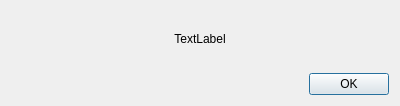
<?xml version="1.0" encoding="UTF-8"?>
<ui version="4.0">
 <class>Dialog</class>
 <widget class="QDialog" name="Dialog">
  <property name="geometry">
   <rect>
    <x>0</x>
    <y>0</y>
    <width>400</width>
    <height>106</height>
   </rect>
  </property>
  <property name="windowTitle">
   <string>Dialog</string>
  </property>
  <layout class="QVBoxLayout" name="verticalLayout">
   <item>
    <widget class="QLabel" name="lblMessage">
     <property name="text">
      <string>TextLabel</string>
     </property>
     <property name="alignment">
      <set>Qt::AlignCenter</set>
     </property>
    </widget>
   </item>
   <item>
    <widget class="QDialogButtonBox" name="buttonBox">
     <property name="orientation">
      <enum>Qt::Horizontal</enum>
     </property>
     <property name="standardButtons">
      <set>QDialogButtonBox::Ok</set>
     </property>
    </widget>
   </item>
  </layout>
 </widget>
 <resources/>
 <connections>
  <connection>
   <sender>buttonBox</sender>
   <signal>accepted()</signal>
   <receiver>Dialog</receiver>
   <slot>accept()</slot>
   <hints>
    <hint type="sourcelabel">
     <x>248</x>
     <y>254</y>
    </hint>
    <hint type="destinationlabel">
     <x>157</x>
     <y>274</y>
    </hint>
   </hints>
  </connection>
  <connection>
   <sender>buttonBox</sender>
   <signal>rejected()</signal>
   <receiver>Dialog</receiver>
   <slot>reject()</slot>
   <hints>
    <hint type="sourcelabel">
     <x>316</x>
     <y>260</y>
    </hint>
    <hint type="destinationlabel">
     <x>286</x>
     <y>274</y>
    </hint>
   </hints>
  </connection>
 </connections>
</ui>
